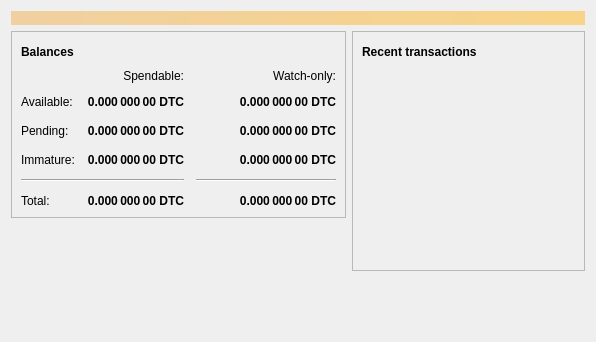
<?xml version="1.0" encoding="UTF-8"?>
<ui version="4.0">
 <class>OverviewPage</class>
 <widget class="QWidget" name="OverviewPage">
  <property name="geometry">
   <rect>
    <x>0</x>
    <y>0</y>
    <width>596</width>
    <height>342</height>
   </rect>
  </property>
  <property name="windowTitle">
   <string>Form</string>
  </property>
  <layout class="QVBoxLayout" name="topLayout">
   <item>
    <widget class="QLabel" name="labelAlerts">
     <property name="visible">
      <bool>false</bool>
     </property>
     <property name="styleSheet">
      <string notr="true">QLabel { background-color: qlineargradient(x1: 0, y1: 0, x2: 1, y2: 0, stop:0 #F0D0A0, stop:1 #F8D488); color:#000000; }</string>
     </property>
     <property name="wordWrap">
      <bool>true</bool>
     </property>
     <property name="margin">
      <number>3</number>
     </property>
     <property name="textInteractionFlags">
      <set>Qt::TextSelectableByMouse</set>
     </property>
    </widget>
   </item>
   <item>
    <layout class="QHBoxLayout" name="horizontalLayout" stretch="1,1">
     <item>
      <layout class="QVBoxLayout" name="verticalLayout_2">
       <item>
        <widget class="QFrame" name="frame">
         <property name="frameShape">
          <enum>QFrame::StyledPanel</enum>
         </property>
         <property name="frameShadow">
          <enum>QFrame::Raised</enum>
         </property>
         <layout class="QVBoxLayout" name="verticalLayout_4">
          <item>
           <layout class="QHBoxLayout" name="horizontalLayout_4">
            <item>
             <widget class="QLabel" name="label_5">
              <property name="font">
               <font>
                <weight>75</weight>
                <bold>true</bold>
               </font>
              </property>
              <property name="text">
               <string>Balances</string>
              </property>
             </widget>
            </item>
            <item>
             <widget class="QPushButton" name="labelWalletStatus">
              <property name="enabled">
               <bool>true</bool>
              </property>
              <property name="maximumSize">
               <size>
                <width>30</width>
                <height>16777215</height>
               </size>
              </property>
              <property name="toolTip">
               <string>The displayed information may be out of date. Your wallet automatically synchronizes with the Doorcoin network after a connection is established, but this process has not completed yet.</string>
              </property>
              <property name="text">
               <string/>
              </property>
              <property name="icon">
               <iconset resource="../bitcoin.qrc">
                <normaloff>:/icons/warning</normaloff>
                <disabledoff>:/icons/warning</disabledoff>:/icons/warning</iconset>
              </property>
              <property name="iconSize">
               <size>
                <width>24</width>
                <height>24</height>
               </size>
              </property>
              <property name="flat">
               <bool>true</bool>
              </property>
             </widget>
            </item>
            <item>
             <spacer name="horizontalSpacer_3">
              <property name="orientation">
               <enum>Qt::Horizontal</enum>
              </property>
              <property name="sizeHint" stdset="0">
               <size>
                <width>40</width>
                <height>20</height>
               </size>
              </property>
             </spacer>
            </item>
           </layout>
          </item>
          <item>
           <layout class="QGridLayout" name="gridLayout">
            <property name="spacing">
             <number>12</number>
            </property>
            <item row="2" column="2">
             <widget class="QLabel" name="labelWatchPending">
              <property name="font">
               <font>
                <weight>75</weight>
                <bold>true</bold>
               </font>
              </property>
              <property name="cursor">
               <cursorShape>IBeamCursor</cursorShape>
              </property>
              <property name="toolTip">
               <string>Unconfirmed transactions to watch-only addresses</string>
              </property>
              <property name="text">
               <string notr="true">0.000 000 00 DTC</string>
              </property>
              <property name="alignment">
               <set>Qt::AlignRight|Qt::AlignTrailing|Qt::AlignVCenter</set>
              </property>
              <property name="textInteractionFlags">
               <set>Qt::LinksAccessibleByMouse|Qt::TextSelectableByKeyboard|Qt::TextSelectableByMouse</set>
              </property>
             </widget>
            </item>
            <item row="2" column="1">
             <widget class="QLabel" name="labelUnconfirmed">
              <property name="font">
               <font>
                <weight>75</weight>
                <bold>true</bold>
               </font>
              </property>
              <property name="cursor">
               <cursorShape>IBeamCursor</cursorShape>
              </property>
              <property name="toolTip">
               <string>Total of transactions that have yet to be confirmed, and do not yet count toward the spendable balance</string>
              </property>
              <property name="text">
               <string notr="true">0.000 000 00 DTC</string>
              </property>
              <property name="alignment">
               <set>Qt::AlignRight|Qt::AlignTrailing|Qt::AlignVCenter</set>
              </property>
              <property name="textInteractionFlags">
               <set>Qt::LinksAccessibleByMouse|Qt::TextSelectableByKeyboard|Qt::TextSelectableByMouse</set>
              </property>
             </widget>
            </item>
            <item row="3" column="2">
             <widget class="QLabel" name="labelWatchImmature">
              <property name="font">
               <font>
                <weight>75</weight>
                <bold>true</bold>
               </font>
              </property>
              <property name="cursor">
               <cursorShape>IBeamCursor</cursorShape>
              </property>
              <property name="toolTip">
               <string>Mined balance in watch-only addresses that has not yet matured</string>
              </property>
              <property name="text">
               <string notr="true">0.000 000 00 DTC</string>
              </property>
              <property name="alignment">
               <set>Qt::AlignRight|Qt::AlignTrailing|Qt::AlignVCenter</set>
              </property>
              <property name="textInteractionFlags">
               <set>Qt::LinksAccessibleByMouse|Qt::TextSelectableByKeyboard|Qt::TextSelectableByMouse</set>
              </property>
             </widget>
            </item>
            <item row="4" column="0" colspan="2">
             <widget class="Line" name="line">
              <property name="orientation">
               <enum>Qt::Horizontal</enum>
              </property>
             </widget>
            </item>
            <item row="4" column="2">
             <widget class="Line" name="lineWatchBalance">
              <property name="sizePolicy">
               <sizepolicy hsizetype="Preferred" vsizetype="Fixed">
                <horstretch>0</horstretch>
                <verstretch>0</verstretch>
               </sizepolicy>
              </property>
              <property name="minimumSize">
               <size>
                <width>140</width>
                <height>0</height>
               </size>
              </property>
              <property name="orientation">
               <enum>Qt::Horizontal</enum>
              </property>
             </widget>
            </item>
            <item row="5" column="0">
             <widget class="QLabel" name="labelTotalText">
              <property name="text">
               <string>Total:</string>
              </property>
             </widget>
            </item>
            <item row="3" column="1">
             <widget class="QLabel" name="labelImmature">
              <property name="font">
               <font>
                <weight>75</weight>
                <bold>true</bold>
               </font>
              </property>
              <property name="cursor">
               <cursorShape>IBeamCursor</cursorShape>
              </property>
              <property name="toolTip">
               <string>Mined balance that has not yet matured</string>
              </property>
              <property name="text">
               <string notr="true">0.000 000 00 DTC</string>
              </property>
              <property name="alignment">
               <set>Qt::AlignRight|Qt::AlignTrailing|Qt::AlignVCenter</set>
              </property>
              <property name="textInteractionFlags">
               <set>Qt::LinksAccessibleByMouse|Qt::TextSelectableByKeyboard|Qt::TextSelectableByMouse</set>
              </property>
             </widget>
            </item>
            <item row="2" column="3">
             <spacer name="horizontalSpacer_2">
              <property name="orientation">
               <enum>Qt::Horizontal</enum>
              </property>
              <property name="sizeHint" stdset="0">
               <size>
                <width>40</width>
                <height>20</height>
               </size>
              </property>
             </spacer>
            </item>
            <item row="3" column="0">
             <widget class="QLabel" name="labelImmatureText">
              <property name="text">
               <string>Immature:</string>
              </property>
             </widget>
            </item>
            <item row="5" column="1">
             <widget class="QLabel" name="labelTotal">
              <property name="font">
               <font>
                <weight>75</weight>
                <bold>true</bold>
               </font>
              </property>
              <property name="cursor">
               <cursorShape>IBeamCursor</cursorShape>
              </property>
              <property name="toolTip">
               <string>Your current total balance</string>
              </property>
              <property name="text">
               <string notr="true">0.000 000 00 DTC</string>
              </property>
              <property name="alignment">
               <set>Qt::AlignRight|Qt::AlignTrailing|Qt::AlignVCenter</set>
              </property>
              <property name="textInteractionFlags">
               <set>Qt::LinksAccessibleByMouse|Qt::TextSelectableByKeyboard|Qt::TextSelectableByMouse</set>
              </property>
             </widget>
            </item>
            <item row="5" column="2">
             <widget class="QLabel" name="labelWatchTotal">
              <property name="font">
               <font>
                <weight>75</weight>
                <bold>true</bold>
               </font>
              </property>
              <property name="cursor">
               <cursorShape>IBeamCursor</cursorShape>
              </property>
              <property name="toolTip">
               <string>Current total balance in watch-only addresses</string>
              </property>
              <property name="text">
               <string notr="true">0.000 000 00 DTC</string>
              </property>
              <property name="alignment">
               <set>Qt::AlignRight|Qt::AlignTrailing|Qt::AlignVCenter</set>
              </property>
              <property name="textInteractionFlags">
               <set>Qt::LinksAccessibleByMouse|Qt::TextSelectableByKeyboard|Qt::TextSelectableByMouse</set>
              </property>
             </widget>
            </item>
            <item row="0" column="2">
             <widget class="QLabel" name="labelWatchonly">
              <property name="text">
               <string>Watch-only:</string>
              </property>
              <property name="alignment">
               <set>Qt::AlignRight|Qt::AlignTrailing|Qt::AlignVCenter</set>
              </property>
             </widget>
            </item>
            <item row="1" column="0">
             <widget class="QLabel" name="labelBalanceText">
              <property name="text">
               <string>Available:</string>
              </property>
             </widget>
            </item>
            <item row="1" column="1">
             <widget class="QLabel" name="labelBalance">
              <property name="font">
               <font>
                <weight>75</weight>
                <bold>true</bold>
               </font>
              </property>
              <property name="cursor">
               <cursorShape>IBeamCursor</cursorShape>
              </property>
              <property name="toolTip">
               <string>Your current spendable balance</string>
              </property>
              <property name="text">
               <string notr="true">0.000 000 00 DTC</string>
              </property>
              <property name="alignment">
               <set>Qt::AlignRight|Qt::AlignTrailing|Qt::AlignVCenter</set>
              </property>
              <property name="textInteractionFlags">
               <set>Qt::LinksAccessibleByMouse|Qt::TextSelectableByKeyboard|Qt::TextSelectableByMouse</set>
              </property>
             </widget>
            </item>
            <item row="1" column="2">
             <widget class="QLabel" name="labelWatchAvailable">
              <property name="font">
               <font>
                <weight>75</weight>
                <bold>true</bold>
               </font>
              </property>
              <property name="cursor">
               <cursorShape>IBeamCursor</cursorShape>
              </property>
              <property name="toolTip">
               <string>Your current balance in watch-only addresses</string>
              </property>
              <property name="text">
               <string notr="true">0.000 000 00 DTC</string>
              </property>
              <property name="alignment">
               <set>Qt::AlignRight|Qt::AlignTrailing|Qt::AlignVCenter</set>
              </property>
              <property name="textInteractionFlags">
               <set>Qt::LinksAccessibleByMouse|Qt::TextSelectableByKeyboard|Qt::TextSelectableByMouse</set>
              </property>
             </widget>
            </item>
            <item row="2" column="0">
             <widget class="QLabel" name="labelPendingText">
              <property name="text">
               <string>Pending:</string>
              </property>
             </widget>
            </item>
            <item row="0" column="1">
             <widget class="QLabel" name="labelSpendable">
              <property name="text">
               <string>Spendable:</string>
              </property>
              <property name="alignment">
               <set>Qt::AlignRight|Qt::AlignTrailing|Qt::AlignVCenter</set>
              </property>
             </widget>
            </item>
           </layout>
          </item>
         </layout>
        </widget>
       </item>
       <item>
        <spacer name="verticalSpacer">
         <property name="orientation">
          <enum>Qt::Vertical</enum>
         </property>
         <property name="sizeHint" stdset="0">
          <size>
           <width>20</width>
           <height>40</height>
          </size>
         </property>
        </spacer>
       </item>
      </layout>
     </item>
     <item>
      <layout class="QVBoxLayout" name="verticalLayout_3">
       <item>
        <widget class="QFrame" name="frame_2">
         <property name="frameShape">
          <enum>QFrame::StyledPanel</enum>
         </property>
         <property name="frameShadow">
          <enum>QFrame::Raised</enum>
         </property>
         <layout class="QVBoxLayout" name="verticalLayout">
          <item>
           <layout class="QHBoxLayout" name="horizontalLayout_2">
            <item>
             <widget class="QLabel" name="label_4">
              <property name="font">
               <font>
                <weight>75</weight>
                <bold>true</bold>
               </font>
              </property>
              <property name="text">
               <string>Recent transactions</string>
              </property>
             </widget>
            </item>
            <item>
             <widget class="QPushButton" name="labelTransactionsStatus">
              <property name="enabled">
               <bool>true</bool>
              </property>
              <property name="maximumSize">
               <size>
                <width>30</width>
                <height>16777215</height>
               </size>
              </property>
              <property name="toolTip">
               <string>The displayed information may be out of date. Your wallet automatically synchronizes with the Doorcoin network after a connection is established, but this process has not completed yet.</string>
              </property>
              <property name="text">
               <string/>
              </property>
              <property name="icon">
               <iconset resource="../bitcoin.qrc">
                <normaloff>:/icons/warning</normaloff>
                <disabledoff>:/icons/warning</disabledoff>:/icons/warning</iconset>
              </property>
              <property name="iconSize">
               <size>
                <width>24</width>
                <height>24</height>
               </size>
              </property>
              <property name="flat">
               <bool>true</bool>
              </property>
             </widget>
            </item>
            <item>
             <spacer name="horizontalSpacer">
              <property name="orientation">
               <enum>Qt::Horizontal</enum>
              </property>
              <property name="sizeHint" stdset="0">
               <size>
                <width>40</width>
                <height>20</height>
               </size>
              </property>
             </spacer>
            </item>
           </layout>
          </item>
          <item>
           <widget class="QListView" name="listTransactions">
            <property name="styleSheet">
             <string notr="true">QListView { background: transparent; }</string>
            </property>
            <property name="frameShape">
             <enum>QFrame::NoFrame</enum>
            </property>
            <property name="verticalScrollBarPolicy">
             <enum>Qt::ScrollBarAlwaysOff</enum>
            </property>
            <property name="horizontalScrollBarPolicy">
             <enum>Qt::ScrollBarAlwaysOff</enum>
            </property>
            <property name="selectionMode">
             <enum>QAbstractItemView::NoSelection</enum>
            </property>
           </widget>
          </item>
         </layout>
        </widget>
       </item>
       <item>
        <spacer name="verticalSpacer_2">
         <property name="orientation">
          <enum>Qt::Vertical</enum>
         </property>
         <property name="sizeHint" stdset="0">
          <size>
           <width>20</width>
           <height>40</height>
          </size>
         </property>
        </spacer>
       </item>
      </layout>
     </item>
    </layout>
   </item>
  </layout>
 </widget>
 <resources/>
 <connections/>
</ui>
